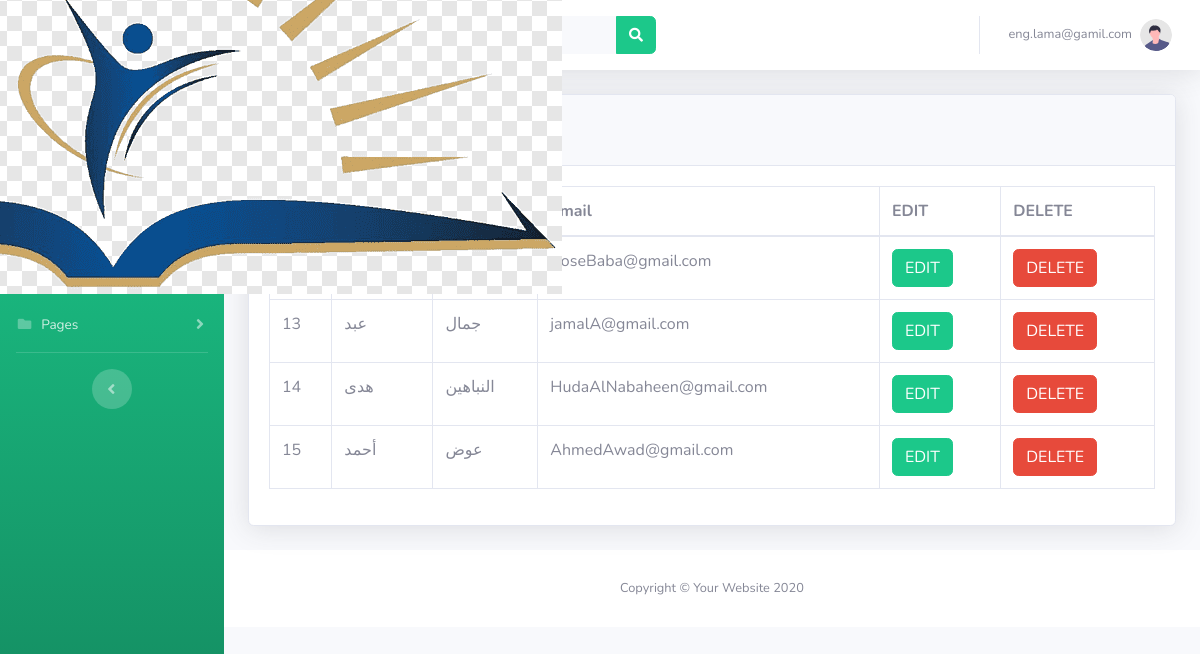
Page /Kindergartenpanel/teacher.php (signed in) on the committed database.
### tables this page shows
CREATE TABLE `teacher` (
  `id` int(11) NOT NULL,
  `fname` varchar(255) NOT NULL,
  `lname` varchar(255) NOT NULL,
  `email` varchar(255) NOT NULL,
  `created_at` timestamp NOT NULL DEFAULT current_timestamp()
);

### Kindergartenpanel/teacher.php (the view, shortened to what this page needs)
<?php
include('includes/header.php');
include('includes/navbar.php');
?>
<div class="container-fluid">
    <div class="card shadow mb-4">
        <div class="card-header py-3">
            <h6 class="m-0 font-weight-bold text-success">Teacher Page
                <button type="button" class="btn btn-success " data-toggle="modal" data-target="#addteacherpage">
                </button>
            </h6>
        </div>
        <div class="card-body">
            <div class="table-responsive">
                <?php
                $connection = mysqli_connect("localhost", "root", "", "kindergartenpanel");
                $query = "SELECT * FROM teacher ";
                $query_run = mysqli_query($connection, $query);
                ?>
                <table class="table table-bordered" id="dataTable" width="100%" cellspacing="0">
                    <thead>
                        <tr>
                            <th>ID</th>
                            <th>fname</th>
                            <th>lname</th>
                            <th>Email</th>
                            <th>EDIT</th>
                            <th>DELETE</th>
                        </tr>
                    </thead>
                    <tbody>
                        <?php
                        if (mysqli_num_rows($query_run) > 0) {
                            while ($row = mysqli_fetch_assoc($query_run)) {
                        ?>
                                <tr>
                                    <td><?php echo $row['id']; ?></td>
                                    <td><?php echo $row['fname']; ?></td>
                                    <td><?php echo $row['lname']; ?></td>
                                    <td><?php echo $row['email']; ?></td>
                                    <td>
                                        <form action="teacher_edit.php" method="post">
                                            <button type="submit" name="teacher_edit_btn" class="btn btn-success">EDIT</button>
                                        </form>
                                    </td>
                                    <td>
                                        <form action="code.php" method="post">
                                            <button type="submit" name="deleteteacher_btn" class="btn btn-danger"> DELETE</button>
                                        </form>
                                    </td>
                                </tr>
                        <?php
                            }
                        } else {
                            echo "No Record Found";
                        }
                        ?>
                    </tbody>
                </table>
            </div>
        </div>
    </div>
</div>
<?php
include('includes/footer.php');
?>

### rows in the picture
teacher: email "RoseBaba@gmail.com"
teacher: id "13", fname "عبد", lname "جمال", email "jamalA@gmail.com"
teacher: id "14", fname "هدى", lname "النباهين", email "HudaAlNabaheen@gmail.com"
teacher: id "15", fname "أحمد", lname "عوض", email "AhmedAwad@gmail.com"

### other values in the picture
$_SESSION['username'] "eng.lama@gamil.com"
